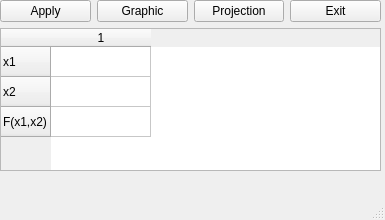
<?xml version="1.0" encoding="UTF-8"?>
<ui version="4.0">
 <class>MainWindow</class>
 <widget class="QMainWindow" name="MainWindow">
  <property name="geometry">
   <rect>
    <x>0</x>
    <y>0</y>
    <width>385</width>
    <height>220</height>
   </rect>
  </property>
  <property name="windowTitle">
   <string>MainWindow</string>
  </property>
  <widget class="QWidget" name="centralwidget">
   <widget class="QWidget" name="gridLayoutWidget">
    <property name="geometry">
     <rect>
      <x>0</x>
      <y>0</y>
      <width>381</width>
      <height>171</height>
     </rect>
    </property>
    <layout class="QGridLayout" name="gridLayout">
     <item row="0" column="3">
      <widget class="QPushButton" name="pushButton_4">
       <property name="text">
        <string>Exit</string>
       </property>
      </widget>
     </item>
     <item row="0" column="1">
      <widget class="QPushButton" name="pushButton_2">
       <property name="text">
        <string>Graphic</string>
       </property>
      </widget>
     </item>
     <item row="0" column="2">
      <widget class="QPushButton" name="pushButton_3">
       <property name="text">
        <string>Projection</string>
       </property>
      </widget>
     </item>
     <item row="0" column="0">
      <widget class="QPushButton" name="pushButton">
       <property name="text">
        <string>Apply</string>
       </property>
      </widget>
     </item>
     <item row="1" column="0" rowspan="2" colspan="4">
      <widget class="QTableWidget" name="tableWidget">
       <row>
        <property name="text">
         <string>x1</string>
        </property>
       </row>
       <row>
        <property name="text">
         <string>x2</string>
        </property>
       </row>
       <row>
        <property name="text">
         <string>F(x1,x2)</string>
        </property>
       </row>
       <column>
        <property name="text">
         <string>1</string>
        </property>
       </column>
      </widget>
     </item>
    </layout>
   </widget>
  </widget>
  <widget class="QMenuBar" name="menubar">
   <property name="geometry">
    <rect>
     <x>0</x>
     <y>0</y>
     <width>385</width>
     <height>21</height>
    </rect>
   </property>
  </widget>
  <widget class="QStatusBar" name="statusbar"/>
 </widget>
 <resources/>
 <connections/>
</ui>
